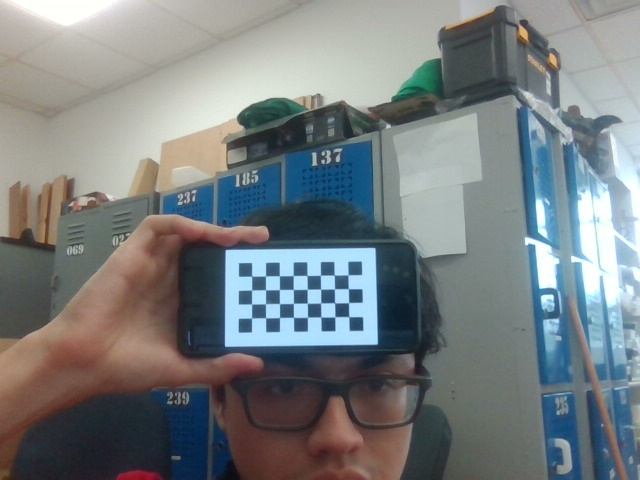
#> input picture vision_challenge04/calibrationImg/calibrationImg_0.jpg, 640 x 480 px, found by its file name
$ python thersholdImage.py
#> lines starting #> are read from the running program, lines starting #| are printed output that depends on the picture; after the words box and inside, x2 and y2 are one past the last pixel; in counts of white or black regions, pixels touching at a corner belong together
import cv2
import numpy as np
import pathlib

BASE_DIR = str(pathlib.Path(__file__).resolve().parent) + '/calibrationImg'

#hMin = 100 , sMin = 20, vMin = 135), (hMax = 135 , sMax = 100, vMax = 190)


def nothing(x):
    pass

def main(args=None):
    cnt = 0
    frame = cv2.imread(f'{BASE_DIR}/calibrationImg_{cnt}.jpg')
#> frame is the input picture: shape (480, 640, 3); mean B, G, R 128, 126.1, 120.1

    # Create a window
    cv2.namedWindow('image')

    # Create trackbars for color change
    # Hue is from 0-179 for Opencv
    cv2.createTrackbar('HMin', 'image', 0, 179, nothing)
    cv2.createTrackbar('SMin', 'image', 0, 255, nothing)
    cv2.createTrackbar('VMin', 'image', 0, 255, nothing)
    cv2.createTrackbar('HMax', 'image', 0, 179, nothing)
    cv2.createTrackbar('SMax', 'image', 0, 255, nothing)
    cv2.createTrackbar('VMax', 'image', 0, 255, nothing)

    # Set default value for Max HSV trackbars
    cv2.setTrackbarPos('HMax', 'image', 179)
    cv2.setTrackbarPos('SMax', 'image', 255)
    cv2.setTrackbarPos('VMax', 'image', 255)

    # Initialize HSV min/max values
    hMin = sMin = vMin = hMax = sMax = vMax = 0
    phMin = psMin = pvMin = phMax = psMax = pvMax = 0

    #initialize on tthis values  hMin = 100 , sMin = 20, vMin = 135), (hMax = 135 , sMax = 100, vMax = 190)
    cv2.setTrackbarPos('HMin', 'image', 100)
    cv2.setTrackbarPos('SMin', 'image', 20)
    cv2.setTrackbarPos('VMin', 'image', 135)
    cv2.setTrackbarPos('HMax', 'image', 135)
    cv2.setTrackbarPos('SMax', 'image', 100)
    cv2.setTrackbarPos('VMax', 'image', 190)


    while(1):
        if frame is None:
            continue

        # Get current positions of all trackbars
        hMin = cv2.getTrackbarPos('HMin', 'image')
        sMin = cv2.getTrackbarPos('SMin', 'image')
        vMin = cv2.getTrackbarPos('VMin', 'image')
        hMax = cv2.getTrackbarPos('HMax', 'image')
        sMax = cv2.getTrackbarPos('SMax', 'image')
        vMax = cv2.getTrackbarPos('VMax', 'image')

        # Set minimum and maximum HSV values to display
        lower = np.array([hMin, sMin, vMin])
        upper = np.array([hMax, sMax, vMax])

        # Convert to HSV format and color threshold
        hsv = cv2.cvtColor(frame, cv2.COLOR_BGR2HSV)
#> hsv: shape (480, 640, 3); mean H, S, V 67.4, 59.1, 138.7
        mask = cv2.inRange(hsv, lower, upper)
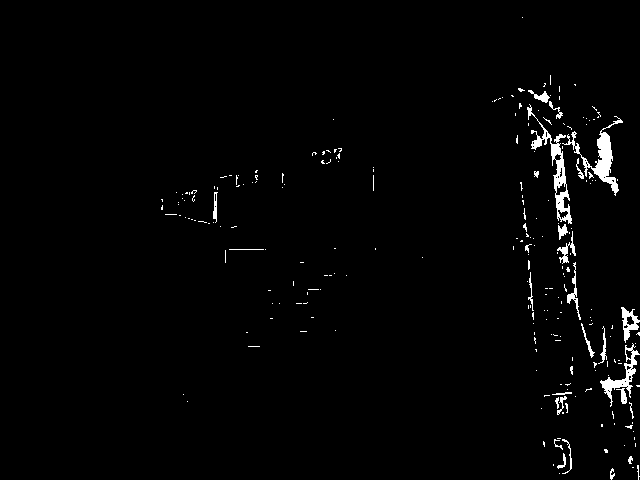
#> mask: shape (480, 640); 1.7% white; 236 white regions (207 under 20 px), largest, box (x1, y1, x2, y2) and area: (527, 104, 572, 224) 998, (562, 116, 623, 196) 971, (600, 343, 640, 407) 567
        result = cv2.bitwise_and(frame, frame, mask=mask)
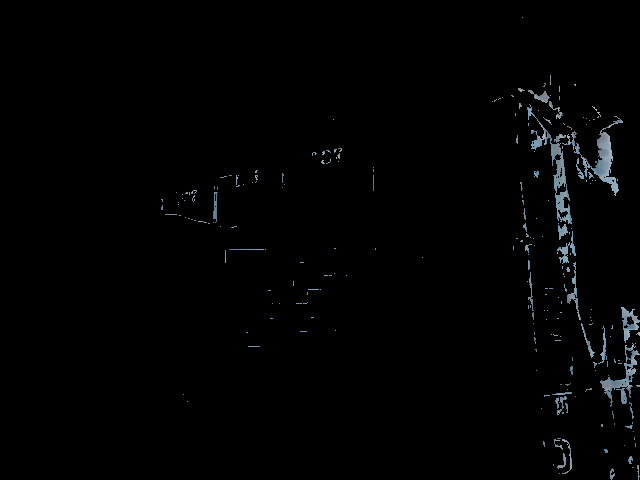
#> result: shape (480, 640, 3); mean B, G, R 2.8, 2.5, 2.1

        # Print if there is a change in HSV value
        if((phMin != hMin) | (psMin != sMin) | (pvMin != vMin) | (phMax != hMax) | (psMax != sMax) | (pvMax != vMax) ):
            print("(hMin = %d , sMin = %d, vMin = %d), (hMax = %d , sMax = %d, vMax = %d)" % (hMin , sMin , vMin, hMax, sMax , vMax))
            phMin = hMin
            psMin = sMin
            pvMin = vMin
            phMax = hMax
            psMax = sMax
            pvMax = vMax

        # Display result image
        cv2.imshow('image', result)
        key = cv2.waitKey(10) & 0xFF
#> (key q is pressed here)

        if key == ord('q'):
            break
        elif key == ord('1'):
            cnt += 1
            frame = cv2.imread(f'{BASE_DIR}/calibrationImg_{cnt}.jpg')
        elif key == ord('2'):
            cnt -= 1
            frame = cv2.imread(f'{BASE_DIR}/calibrationImg_{cnt}.jpg')


    cv2.destroyAllWindows()

if __name__ == '__main__':
    main()

$ run again, with vision_challenge04/calibrationImg/calibrationImg_2.jpg copied over vision_challenge04/calibrationImg/calibrationImg_0.jpg
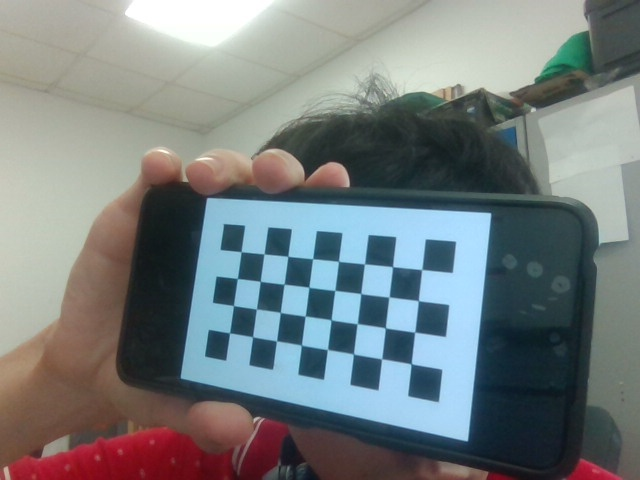
#> input picture vision_challenge04/calibrationImg/calibrationImg_2.jpg, 640 x 480 px, found by its file name
#> in main, frame is the input picture: shape (480, 640, 3); mean B, G, R 127.2, 126.2, 118.7
#> hsv: shape (480, 640, 3); mean H, S, V 69.8, 69.3, 140.2
#> in main, `mask = cv2.inRange(hsv, lower, upper)`:
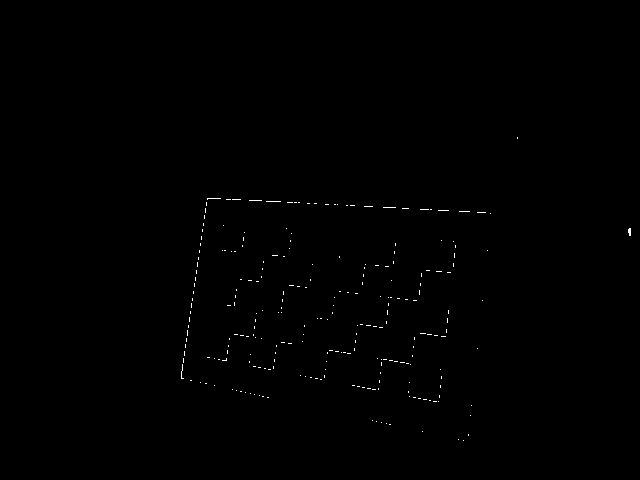
#> mask: shape (480, 640); 0.25% white in thin lines or dots, all inside (x1, y1, x2, y2) = (181, 137, 631, 441)

$ run again, with vision_challenge04/calibrationImg/calibrationImg_3.jpg copied over vision_challenge04/calibrationImg/calibrationImg_0.jpg
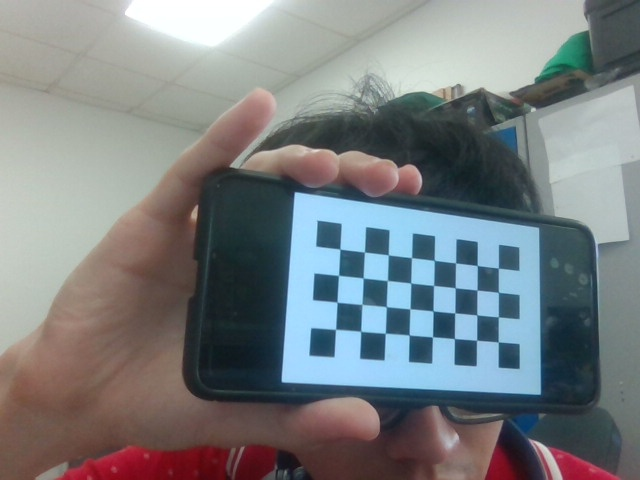
#> input picture vision_challenge04/calibrationImg/calibrationImg_3.jpg, 640 x 480 px, found by its file name
#> in main, frame is the input picture: shape (480, 640, 3); mean B, G, R 129.6, 127.1, 122.1
#> hsv: shape (480, 640, 3); mean H, S, V 70.3, 63.2, 141.6
#> in main, `mask = cv2.inRange(hsv, lower, upper)`:
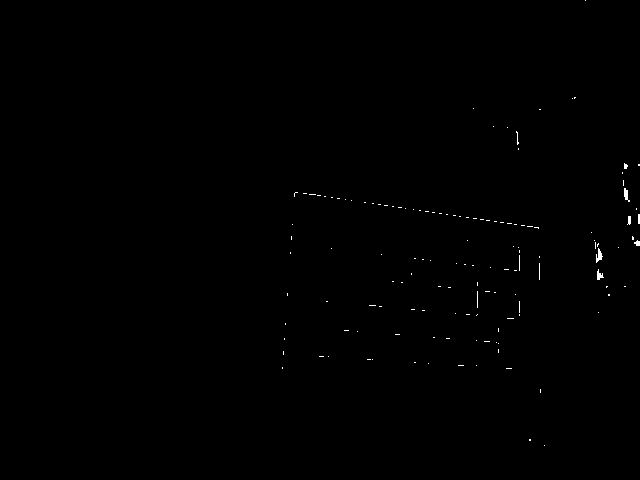
#> mask: shape (480, 640); 0.21% white in thin lines or dots, all inside (x1, y1, x2, y2) = (282, 0, 640, 446)
